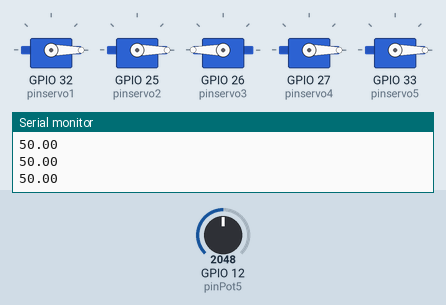
This program was run on a simulated ESP32. Parts: 5 × servo, the last lines printed to the serial monitor. The inputs (shaded band) are chosen by the test bench; at power-on: GPIO 12 (pinPot5) = 2048.

Above: at 1.2 s.
1.3 s: GPIO 12 (pinPot5) set to 2866
At 2.3 s:
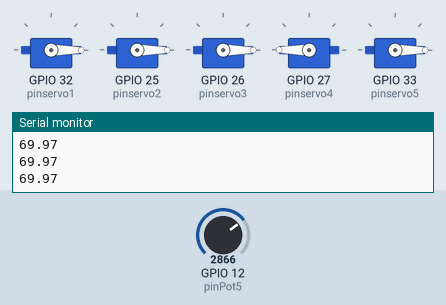
3.0 s: GPIO 12 (pinPot5) set to 3603
At 3.4 s:
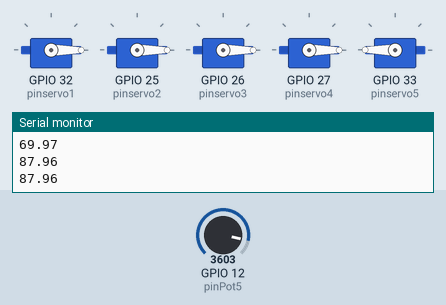
4.5 s: GPIO 12 (pinPot5) set to 1228
At 5.7 s:
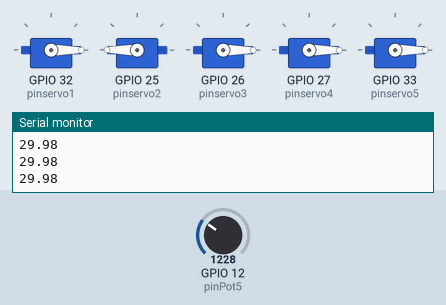
6.0 s: GPIO 12 (pinPot5) set to 491
At 7.0 s:
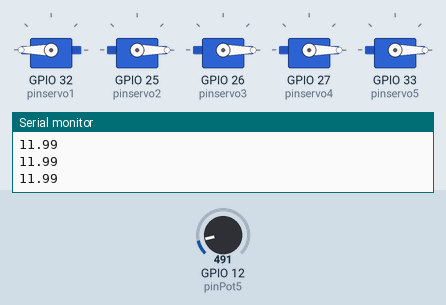
7.5 s: GPIO 12 (pinPot5) set to 2047
At 8.2 s:
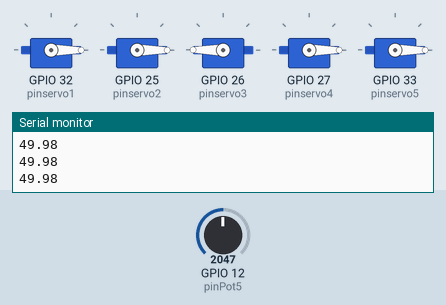
9.0 s: GPIO 12 (pinPot5) set to 60
At 9.4 s:
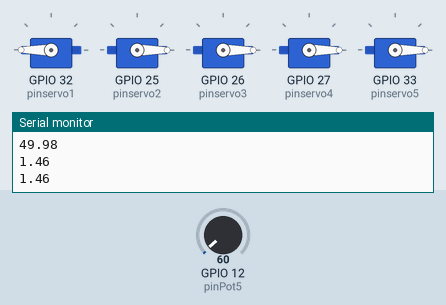
Timing chart, 0 to 11.5 s (numbered marks = the images above; inputs shaded):
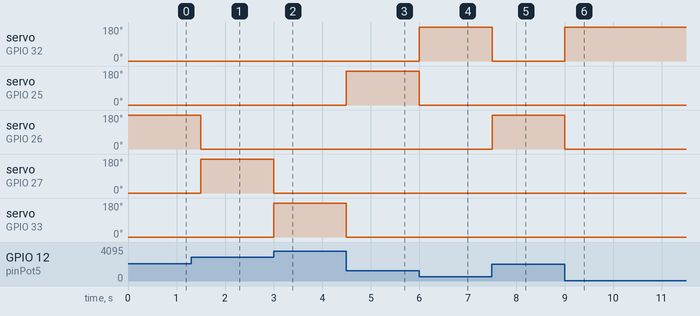

The program:

main.cpp
```cpp
#include <Arduino.h>
#include <ESP32Servo.h>

Servo servo1;
Servo servo2;
Servo servo3;
Servo servo4;
Servo servo5;

int pinservo1=32;
int pinservo2=25;
int pinservo3=26;
int pinservo4=27;
int pinservo5=33;


int pinPot5=12;


void setup()
{
   Serial.begin(9600);
   servo1.attach(pinservo1,610,2550);
   servo2.attach(pinservo2,670,2540);
   servo3.attach(pinservo3,660,2600);
   servo4.attach(pinservo4,660,2600);
   //servo5.attach(pinservo5,660,2600);
   servo5.attach(pinservo5,0,2600);


   pinMode(pinPot5,INPUT);

   servo1.write(0);
   servo2.write(0);
   servo3.write(0);
   servo4.write(0);
   servo5.write(0);

}

void loop()
{
   int value=analogRead(pinPot5);
   float value2= value/(4096.0)*100.0;
   //value2=map(value,0,1024,0,180);

   if(value2<=20){
      servo1.write(180);
      Serial.println(value2);
      servo2.write(0);
      servo3.write(0);
      servo4.write(0);
      servo5.write(0);
      delay(300);
   }

   if((value2>20) && (value2<=40)){
      servo2.write(180);
      Serial.println(value2);
      servo1.write(0);
      servo3.write(0);
      servo4.write(0);
      servo5.write(0);
      delay(300);
   }

   if((value2>40) && (value2<=60)){
      servo3.write(180);
      Serial.println(value2);
      servo2.write(0);
      servo1.write(0);
      servo4.write(0);
      servo5.write(0);
      delay(300);
   }

   if((value2>60) && (value2<=80)){
      servo4.write(180);
      Serial.println(value2);
      servo2.write(0);
      servo3.write(0);
      servo1.write(0);
      servo5.write(0);
      delay(300);
   }

   if((value2>80) && (value2<=100)){
      servo5.write(180);
      Serial.println(value2);
      servo2.write(0);
      servo3.write(0);
      servo4.write(0);
      servo1.write(0);
      delay(300);
   }

}
```

Measured:
- after the input at 1.3 s, servo on GPIO 26 (pinservo3): 180° → 0° after 0.20 s; servo on GPIO 27 (pinservo4): 0° → 180° after 0.20 s
- after the input at 3.0 s, servo on GPIO 27 (pinservo4): 180° → 0° at once; servo on GPIO 33 (pinservo5): 0° → 180° at once
- after the input at 4.5 s, servo on GPIO 25 (pinservo2): 0° → 180° at once; servo on GPIO 33 (pinservo5): 180° → 0° at once
- after the input at 6.0 s, servo on GPIO 32 (pinservo1): 0° → 180° at once; servo on GPIO 25 (pinservo2): 180° → 0° at once
- after the input at 7.5 s, servo on GPIO 32 (pinservo1): 180° → 0° at once; servo on GPIO 26 (pinservo3): 0° → 180° at once
- after the input at 9.0 s, servo on GPIO 32 (pinservo1): 0° → 180° at once; servo on GPIO 26 (pinservo3): 180° → 0° at once
